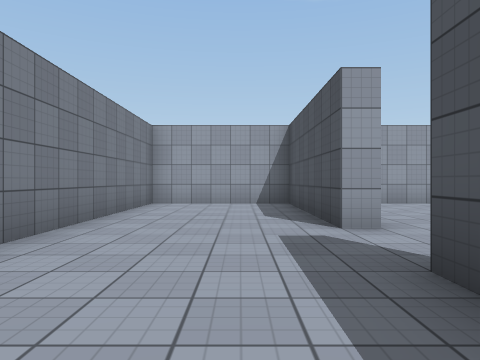
[1] (above)

16 first-person views from a walk through a 3-D level made in the Unity game engine. The camera is 1.2 m above the floor, looks level and sees 70° across. The floor is counted in squares, 2 m on a side. Each view is taken from the middle of a square. On the plan, view 1 faces up. The plan holds only what a view shows up to about 10 squares ahead; the rest is blank. The player is left out. Door leaves are left out, so doorways stand open. Surface patterns are stand-ins for the level's own textures.

[2]
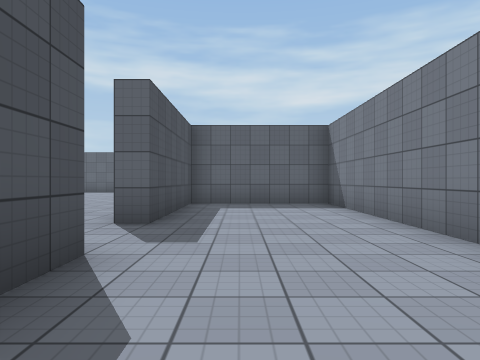

[3]
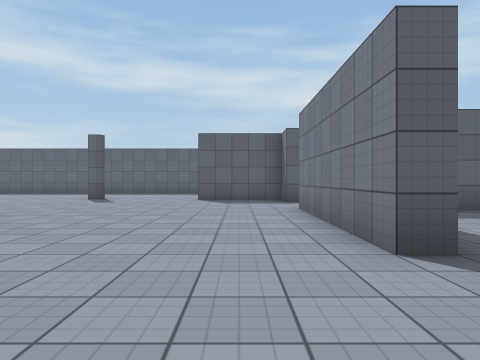

[4]
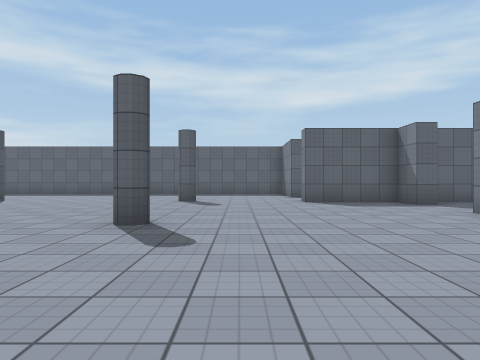

[5]
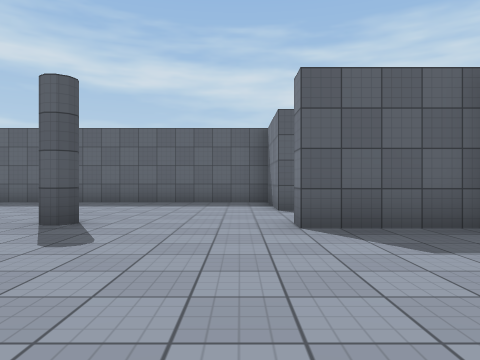

[6]
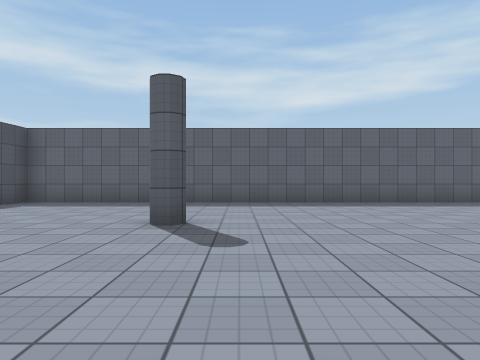

[7]
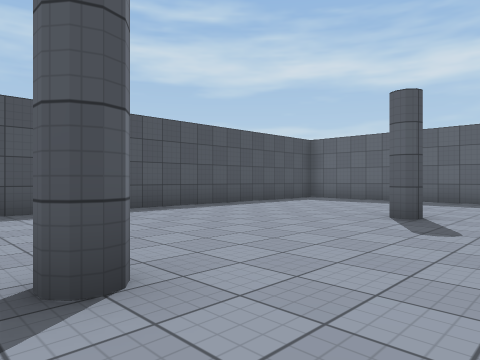

[8]
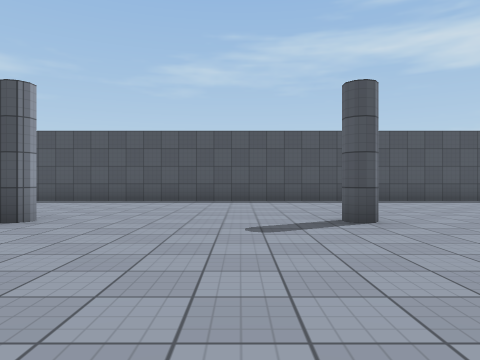

[9]
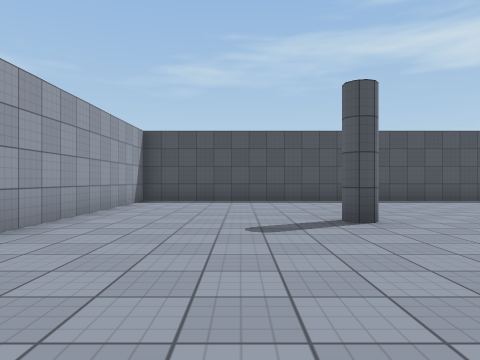

[10]
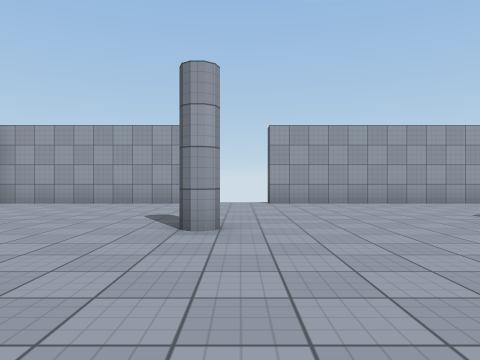

[11]
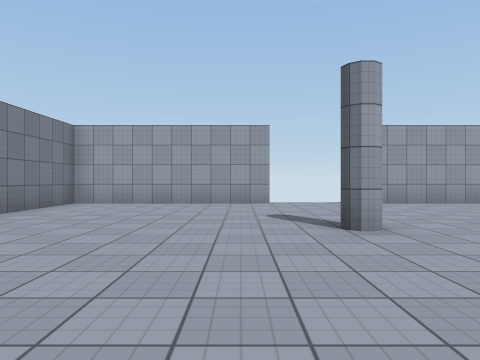

[12]
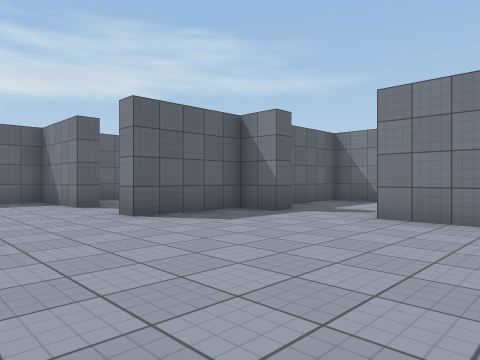

[13]
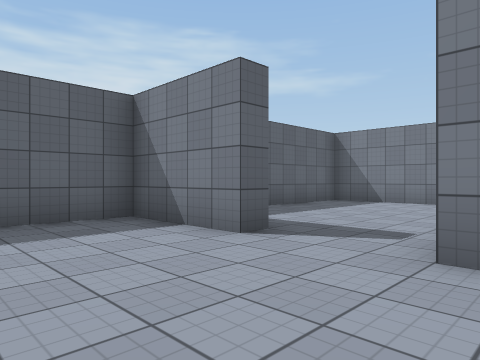

[14]
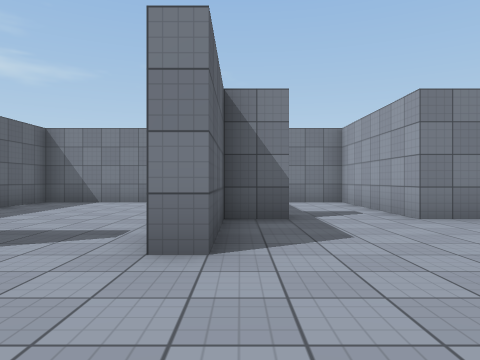

[15]
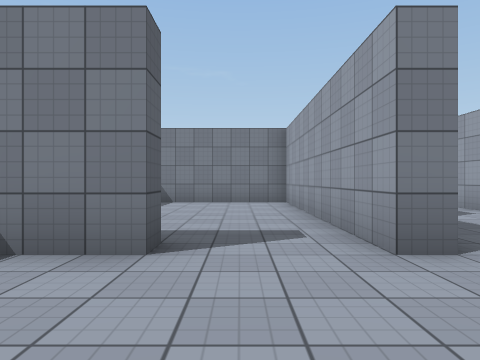

[16]
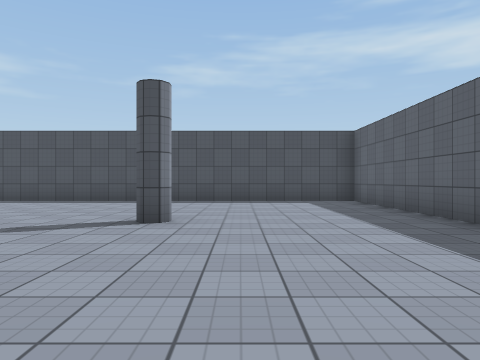

### Floor plan
Key: @ floor where view 1 was taken; # wall or solid block; . floor; D open door.
Columns run from 3 left of view 1 to 18 right of it. Each row starts with its distance up from view 1.
  9 ##########DD##########
  8 #...#................#
  7 #...#................#
  6 #...#................#
  5 #...#................#
  4 #...DD....#.....#....#
  3 #...DD...............#
  2 #...#................#
  1 #...#................#
  0 #..@#................#
 -1 #...#.....#.....#....#
 -2 #####................#
 -3 #...DD...............#
 -4 #...DD...............#
 -5 ########.............#
 -6 #......D..#.....#....#
 -7 #......D.............#
 -8 #......#.............#
 -9 #......#.............#
-10 #....  #.............#
-11 #####  ###############

Positions as (right, up) in squares from view 1, and headings:
1: (0, 0), facing up
2: (0, 7), facing down
3: (3, 5), facing down
4: (6, 4), facing down
5: (5, -1), facing down
6: (12, -1), facing down
7: (11, 0), facing down-right
8: (8, 1), facing right
9: (8, 6), facing right
10: (8, 0), facing up
11: (6, 0), facing up
12: (7, 0), facing down-left
13: (7, -5), facing down-left
14: (7, -5), facing left
15: (7, -7), facing left
16: (8, -7), facing right
